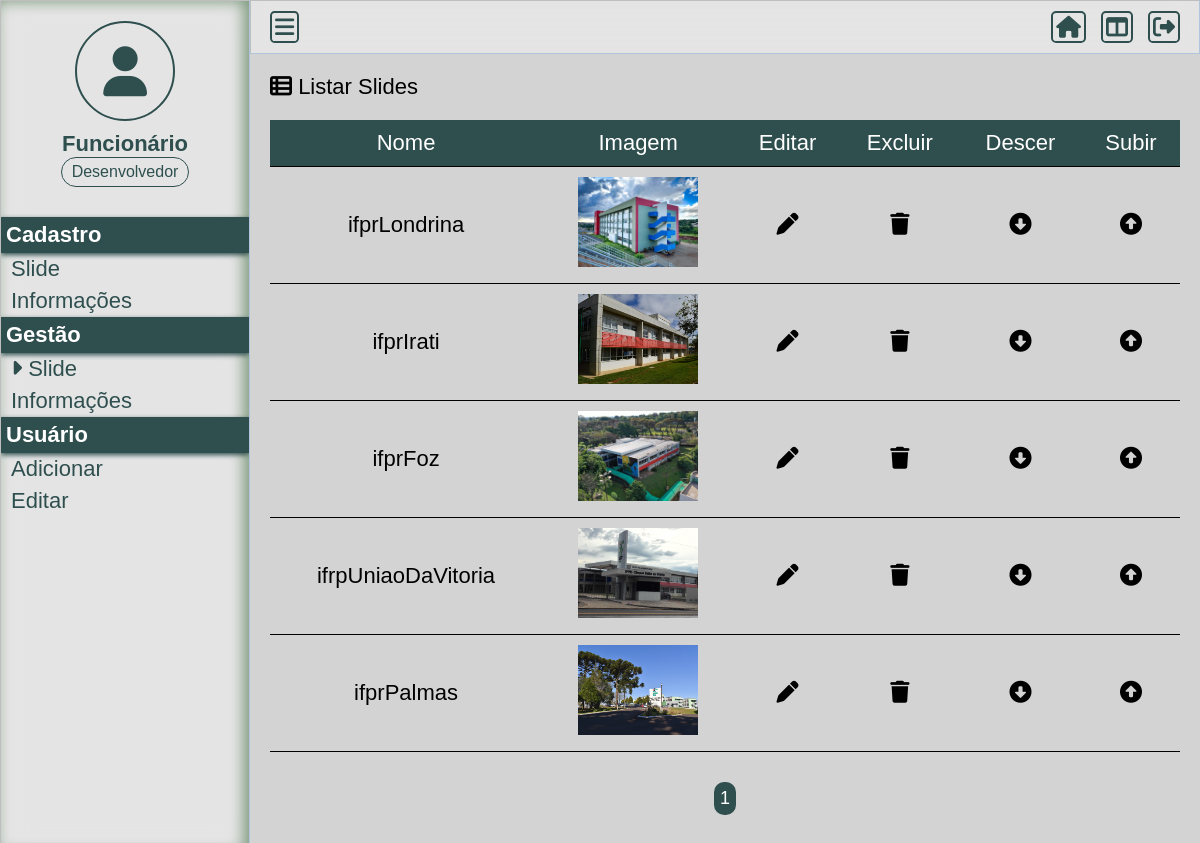
The app's page /siteRor2/painel/gerir-slide (signed in) with its own data.
### siteRor2/assets/classes/MySql.php (called while the page is built)
<?php
    class MySql {
        private static $pdo;
        public static function conectar() {
            if(self::$pdo == null) {
                try {
                    self::$pdo = new PDO('mysql:host='.HOST.';dbname='.DATABASE, USER, PASSWORD, array(PDO::MYSQL_ATTR_INIT_COMMAND => "SET NAMES utf8"));
                    self::$pdo -> setAttribute(PDO::ATTR_ERRMODE, PDO::ERRMODE_EXCEPTION);
                } catch(\Throwable $th) {
                    echo '<h4>Não foi possível realizar a conexão com o banco de dados</h4>';
                }
            }
            return self::$pdo;
        }
    }
?>

### siteRor2/painel/pages/gerir-slide.php (the view, shortened to what this page needs)
<?php
	$paginaAtual = isset($_GET['pagina']) ? (int) $_GET['pagina'] : 1;
	$porPagina = 5;
	$slides = Painel::getAll(TABELA_SLIDES, (($paginaAtual - 1)*$porPagina), $porPagina);
?>
<div class="box-content">
	<h2><i class="fa-solid fa-table-list"></i> Listar Slides</h2>
	<div class="wraper-table">
		<table>
			<tr>
				<td>Nome</td>
				<td>Imagem</td>
				<td>Editar</td>
				<td>Excluir</td>
				<td>Descer</td>
				<td>Subir</td>
			</tr>
			<?php foreach($slides as $key => $value) {?>
			<tr>
				<td><?php echo $value['nome']?></td>
				<td><img class="img-gerir-slide" src="<?php echo INCLUDE_PATH_PAINEL.'uploads/'.$value['slide'];?>" alt="<?php echo $value['slide'];?>"></td>
				<td><a href="<?php echo INCLUDE_PATH_PAINEL ?>editar-slide?id=<?php echo $value['id'];?>" class="edit"><i class="fa-solid fa-pen"></i></a></td>
				<td><a actionBtn="delete" href="<?php echo INCLUDE_PATH_PAINEL ?>gerir-slide?excluir=<?php echo $value['id'];?>" class="delete"><i class="fa-solid fa-trash"></i></a></td>
				<td><a href="<?php echo INCLUDE_PATH_PAINEL;?>gerir-slide?order=up&id=<?php echo $value['id'];?>" class="order-down"><i class="fa-solid fa-circle-down"></i></a></td>
				<td><a href="<?php echo INCLUDE_PATH_PAINEL;?>gerir-slide?order=down&id=<?php echo $value['id'];?>" class="order-up"><i class="fa-solid fa-circle-up"></i></a></td>
			</tr>
			<?php }?>
		</table>
	</div>
	<div class="paginacao">
		<?php
		$totalPaginas = ceil(count(Painel::getAll(TABELA_SLIDES)) / $porPagina);
		for($i = 1; $i <= $totalPaginas; $i++) {
			if($i == $paginaAtual)
				echo '<a href="'.INCLUDE_PATH_PAINEL.'gerir-slide?pagina='.$i.'" class="page-selected">'.$i.'</a>';
			else
				echo '<a href="'.INCLUDE_PATH_PAINEL.'gerir-slide?pagina='.$i.'">'.$i.'</a>';
		}
		?>
	</div>
</div>

### siteRor2/painel/css/style.css (style rules this page uses)
* { margin: 0; padding: 0; box-sizing: border-box; font-size: 22px; font-family: sans-serif; }
html, body { height: 100%; background-color: lightgrey; }
.box-content { padding: 20px; }
.box-content h2 { font-weight: 300; font: 22px; }
table { margin: 20px 0; width: 100%; border-collapse: collapse; text-align: center; }
table tr:nth-of-type(1) { background-color: darkslategray; }
table tr:nth-of-type(1) * { color: white; }
table tr { border-bottom: 1px solid black; }
table td { padding: 10px; }
.edit, .delete, .order-up, .order-down { color: black; padding: 10px; }
.paginacao { margin: 10px 0; text-align: center;; }
.paginacao a { font-size: 18px; margin: 0 5px; display: inline-block; padding: 6px; border-radius: 10px; background-color: lightsteelblue; text-decoration: none; color: black; }
.paginacao a.page-selected { background-color: darkslategray; color: white; }
.wraper-table { overflow: auto; }
.img-gerir-slide { height: 90px; width: 120px; margin: 0; padding: 0; object-fit: cover; }

### records on screen
tb_admin.slides: nome "ifprLondrina", slide (picture)
tb_admin.slides: nome "ifprIrati", slide (picture)
tb_admin.slides: nome "ifprFoz", slide (picture)
tb_admin.slides: nome "ifrpUniaoDaVitoria", slide (picture)
tb_admin.slides: nome "ifprPalmas", slide (picture)

### other values on screen
$_SESSION['nome'] "Funcionário"
Painel::pegaCargo($_SESSION['cargo']) "Desenvolvedor"
